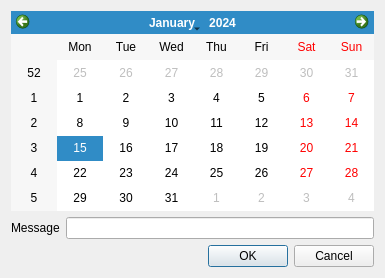
<?xml version="1.0" encoding="UTF-8"?>
<ui version="4.0">
 <class>Dialog</class>
 <widget class="QDialog" name="Dialog">
  <property name="geometry">
   <rect>
    <x>0</x>
    <y>0</y>
    <width>385</width>
    <height>278</height>
   </rect>
  </property>
  <property name="windowTitle">
   <string>Dialog</string>
  </property>
  <layout class="QVBoxLayout" name="verticalLayout_2">
   <item>
    <layout class="QVBoxLayout" name="verticalLayout">
     <item>
      <widget class="QCalendarWidget" name="calendarWidget"/>
     </item>
     <item>
      <layout class="QHBoxLayout" name="horizontalLayout">
       <item>
        <widget class="QLabel" name="label">
         <property name="text">
          <string>Message</string>
         </property>
        </widget>
       </item>
       <item>
        <widget class="QLineEdit" name="lineEdit"/>
       </item>
      </layout>
     </item>
    </layout>
   </item>
   <item>
    <widget class="QDialogButtonBox" name="buttonBox">
     <property name="orientation">
      <enum>Qt::Horizontal</enum>
     </property>
     <property name="standardButtons">
      <set>QDialogButtonBox::Cancel|QDialogButtonBox::Ok</set>
     </property>
    </widget>
   </item>
  </layout>
 </widget>
 <resources/>
 <connections>
  <connection>
   <sender>buttonBox</sender>
   <signal>accepted()</signal>
   <receiver>Dialog</receiver>
   <slot>accept()</slot>
   <hints>
    <hint type="sourcelabel">
     <x>248</x>
     <y>254</y>
    </hint>
    <hint type="destinationlabel">
     <x>157</x>
     <y>274</y>
    </hint>
   </hints>
  </connection>
  <connection>
   <sender>buttonBox</sender>
   <signal>rejected()</signal>
   <receiver>Dialog</receiver>
   <slot>reject()</slot>
   <hints>
    <hint type="sourcelabel">
     <x>316</x>
     <y>260</y>
    </hint>
    <hint type="destinationlabel">
     <x>286</x>
     <y>274</y>
    </hint>
   </hints>
  </connection>
 </connections>
</ui>
